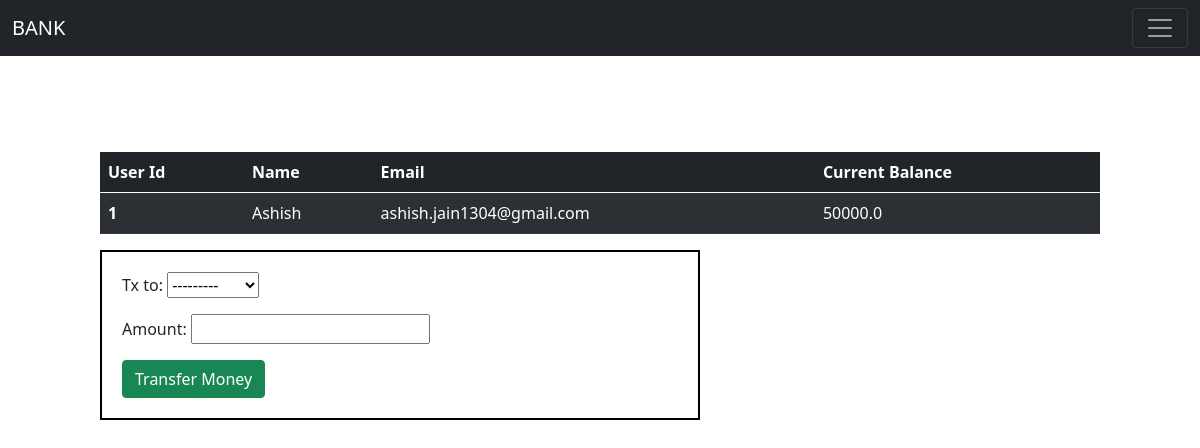
/bank/transfer/1, run on the app's committed database.
### users/models.py (models this page shows)
class Customers(models.Model):
    first_name = models.CharField(max_length=100)
    last_name = models.CharField(max_length=100)
    user_email = models.EmailField(max_length=100, unique=True)
    password = models.CharField(max_length=100)
    current_balance = models.FloatField(validators=[MinValueValidator(3000.00)])
    def __str__(self):
        return self.first_name

### users/views.py (the view, shortened to what this page needs)
# urls.py: path('transfer/<int:id>',views.Transfer_money,name='transfer'),
def Transfer_money(request,id):
    user=Customers.objects.get(pk=id)
    return render(request,'transfer.html',{'user':user,'form':transferform})

### templates/transfer.html (shortened to what this page needs)
{% extends 'base.html' %}
        {% block body %}
        <br>
        <br>
        <table class="table table-dark table-striped" style="width: 1000px;margin-left: 100px;" >
            <thead>
              <tr>
                <th scope="col">User Id</th>
                <th scope="col">Name</th>
                <th scope="col">Email</th>
                <th scope="col">Current Balance</th>
              </tr>
            </thead>
            <tbody>
              <tr>
                <th scope="row">{{user.pk}}</th>
                <td>{{user.first_name}} {{c.last_name}}</td>
                <td>{{user.user_email}}</td>
                <td>{{user.current_balance}}</td>
              </tr>
            </tbody>
          </table>
          <form action = "" method = "post" style="margin-left:100px ;border:2px solid black;margin-right: 500px; padding-left: 20px ;padding-top: 20px;padding-bottom: 20px;">
            {{form.as_p }}
            <button type="submit"  class="btn btn-success">Transfer Money</button>
          </form>
        {% endblock %}

### data on the page
Customers: pk "1", first_name "Ashish", user_email "ashish.jain1304@gmail.com", current_balance "50000.0"
